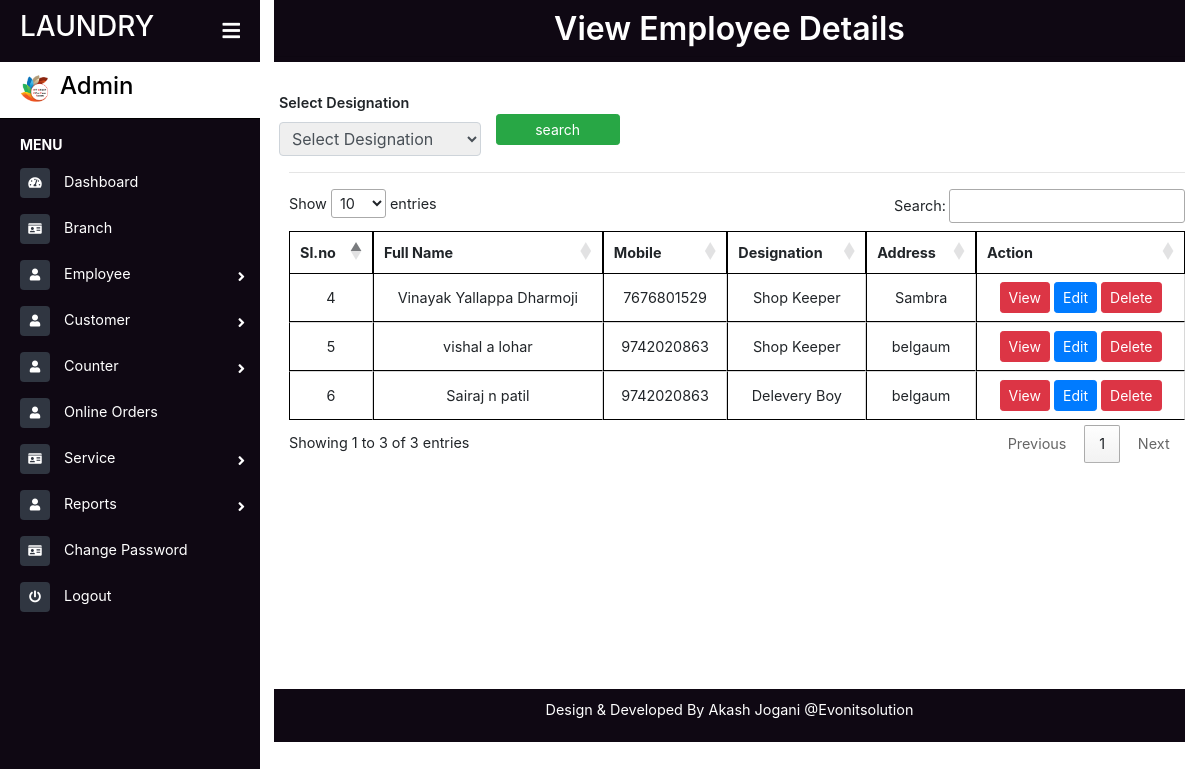
Before: /view_employee.php with the older database file.
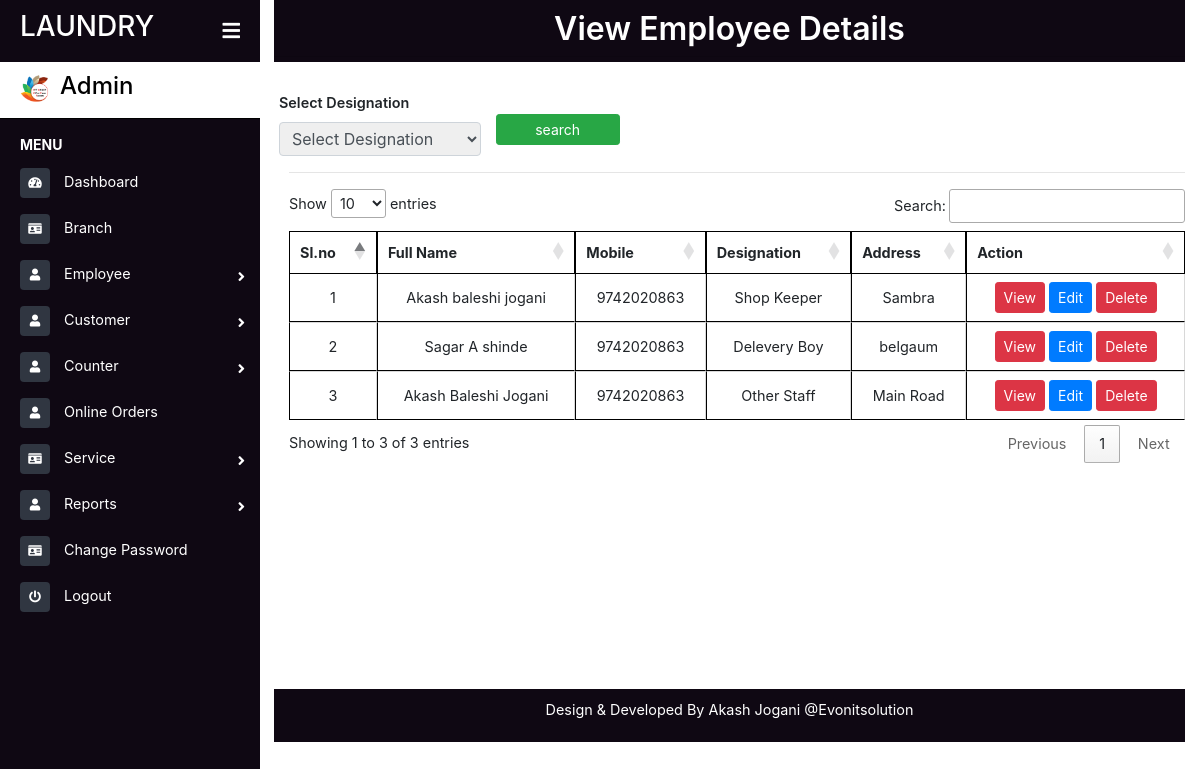
After: the same page with the newer database file.
### tables this page shows
CREATE TABLE `staff` (
  `id` bigint(10) NOT NULL,
  `fname` varchar(20) NOT NULL,
  `mname` varchar(20) NOT NULL,
  `lname` varchar(20) NOT NULL,
  `gen` varchar(10) NOT NULL,
  `adds` varchar(50) NOT NULL,
  `city` varchar(20) NOT NULL,
  `state` varchar(20) NOT NULL,
  `pin` varchar(10) NOT NULL,
  `mobile` varchar(12) NOT NULL,
  `email` varchar(30) NOT NULL,
  `branch` varchar(20) NOT NULL,
  `des` varchar(20) NOT NULL,
  `upl` varchar(60) NOT NULL,
  `upl1` varchar(60) NOT NULL,
  `upl2` varchar(60) NOT NULL,
  `full` varchar(100) NOT NULL
);

### view_employee.php (the view, shortened to what this page needs)
<?php include("sidebar.php");
include("connect.php");
?>
<link href="assets/css/foms.css" rel="stylesheet">
<div class="page-content container-fluid">
    <div class="footer">
        <div class="d-flex justify-content-center">
             <h2 class="" style=" font-weight: 600">View Employee Details</h2>
        </div>
        <hr style="margin: 0px;">
    </div>
</div>
<main class="page-content">
    <div class="container">
    <form action="" method="post" enctype="multipart/form-data">
                <div class="row mt-2">
                    <div class="group-form col-md-3">
                        <label class="form_label" for="company_name">Select Designation</label>
                        <select class="form-controls form-control-sm" required name="ser" id="ser">
                                <option value="">Select Designation</option>
                        </select>
                    </div>
                    <div class="group-form col-md-2">
                        <button type="submit" name="search" class="btn btn-sm btn-success col-md-12">search</button>
                    </div>
                </div>
            </form>
        <hr />
        <div class="table-responsive" style="overflow-y:scroll; height: 500px; width:80% margin-left: 100px;">
            <table id="example" class="cell-border" style="width:100%">
            <thead>
                <tr>
                    <th>Sl.no</th>
                    <th>Full Name</th>
                    <th>Mobile</th>
                    <th>Designation</th>
                    <th>Address</th>
                    <th>Action</th>
                </tr>
            </thead>
            <tbody>
                <?php
                    if(!isset($_POST['search']))
                    {
                        $qry="select * from staff";
                        $exc=mysqli_query($conn,$qry);
                        while($row=mysqli_fetch_array($exc))
                        {
                        ?>
                            <tr class="text-center">
                                <td><?php echo $row['id'] ?></td>
                                <td><?php echo $row['full'] ?></td>
                                <td><?php echo $row['mobile'] ?></td>
                                <td><?php echo $row['des'] ?></td>
                                <td><?php echo $row['adds'] ?></td>
                            <td class="text-center">
                                    <a href="add_employee.php?edit1=<?php echo $row['id']?>"><button class="btn btn-sm btn-danger">View</button> </a>
                                    <a href="add_employee.php?edit=<?php echo $row['id']?>"><button class="btn btn-sm btn-primary">Edit</button> </a>
                                    <a onclick="del(<?php echo $row['id']; ?>)"><button class="btn btn-sm btn-danger deletebutton" type="button">Delete</button></a></td>
                            </tr>
                        <?php
                        }
                        }
                ?>
            </tbody>
            </table>
        </div>
    </div>
</main>
<?php include("footer.php"); ?>

Changed rows visible on the page:
removed staff: id "4", full "Vinayak Yallappa Dharmoji", mobile "7676801529", des "Shop Keeper", adds "Sambra"
removed staff: id "5", full "vishal a lohar", mobile "9742020863", des "Shop Keeper", adds "belgaum"
removed staff: id "6", full "Sairaj n patil", mobile "9742020863", des "Delevery Boy", adds "belgaum"
added staff: id "1", full "Akash baleshi jogani", mobile "9742020863", des "Shop Keeper", adds "Sambra"
added staff: id "2", full "Sagar A shinde", mobile "9742020863", des "Delevery Boy", adds "belgaum"
added staff: id "3", full "Akash Baleshi Jogani", mobile "9742020863", des "Other Staff", adds "Main Road"
